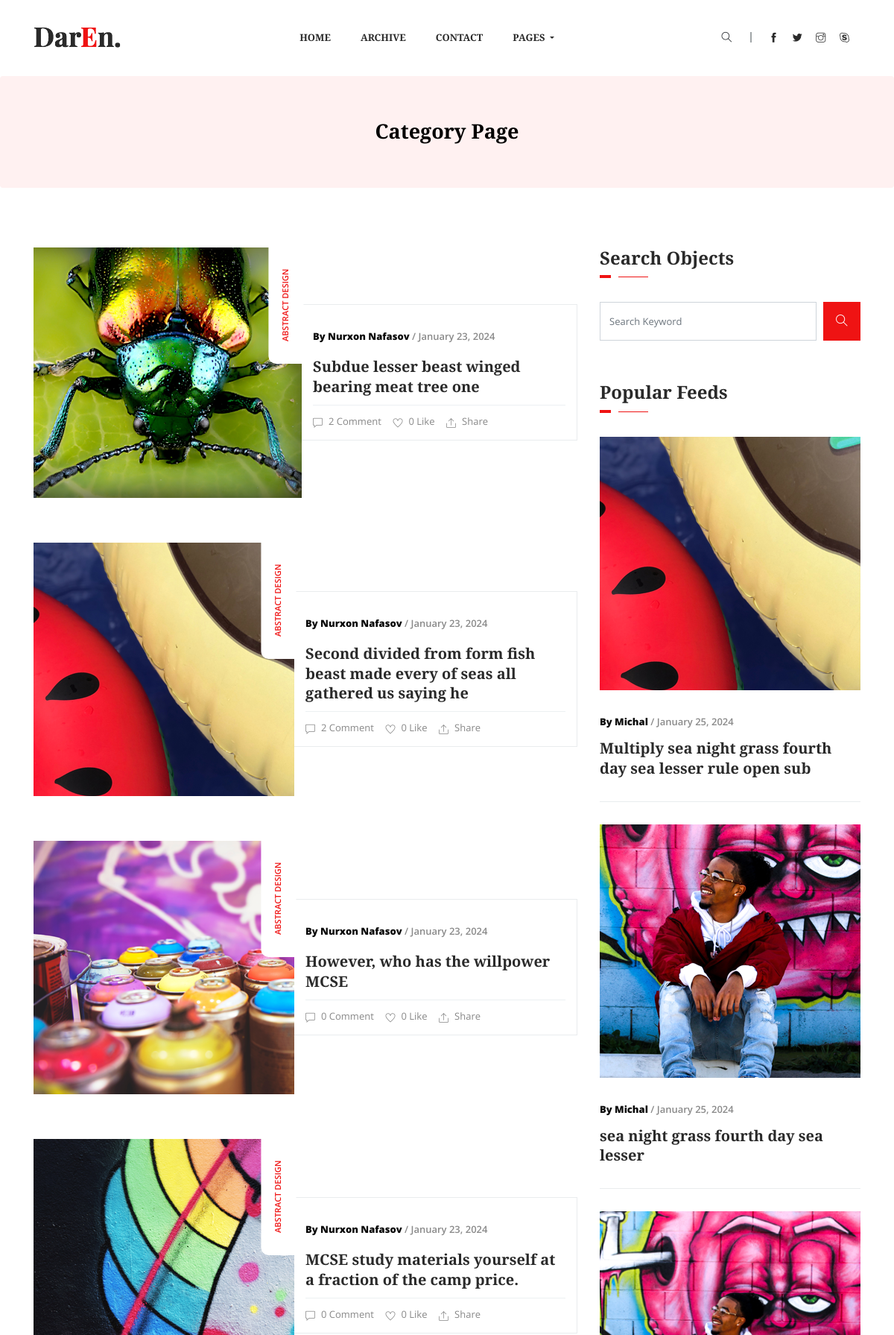
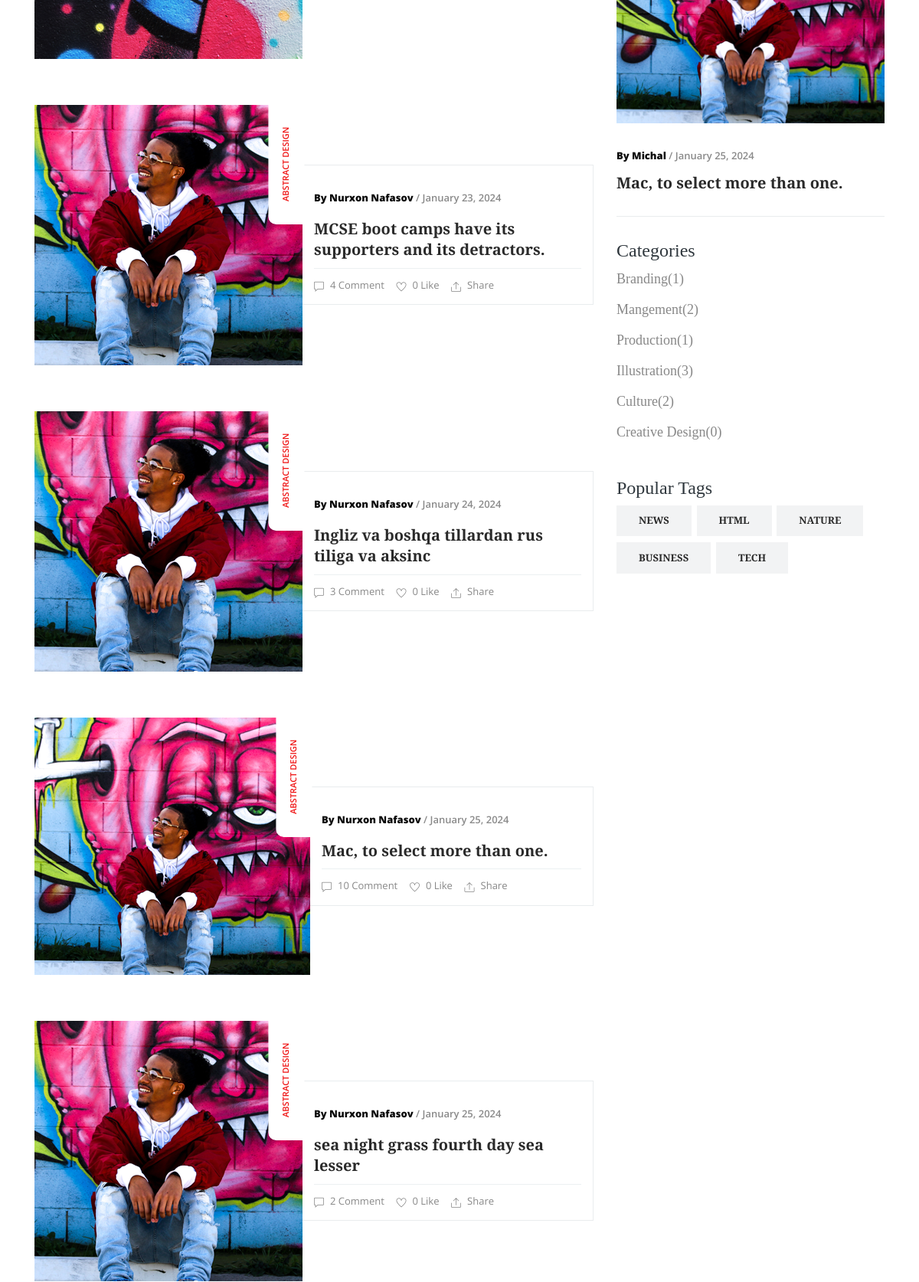
The page /article/category/list/ (upper part) on the database its author committed (2 pictures, top to bottom).
### article/models.py (models this page shows, shortened)
class Article(models.Model):
    category = models.ForeignKey(Category, on_delete=models.SET_NULL, null=True, blank=True)
    author = models.ForeignKey(Author, on_delete=models.SET_NULL, null=True, blank=True)
    tags = models.ManyToManyField(Tags, )
    title = models.CharField(max_length=255)
    slug = models.SlugField(editable=True, )
    image = models.ImageField(upload_to='articles/', )
    modified_date = models.DateTimeField(auto_now=True)
    created_date = models.DateTimeField(auto_now_add=True)

class Author(models.Model):
    name = models.CharField(max_length=255)
    image = models.ImageField(upload_to='articles/author')
    bio = models.TextField()

class Category(models.Model):
    title = models.CharField(max_length=255)
    def __str__(self):
        return self.title

class Tags(models.Model):
    title = models.CharField(max_length=255)
    def __str__(self):
        return self.title

### article/views.py (the view)
# urls.py: path('category/list/', category_view, name='category')
def category_view(request):
    tags = Tags.objects.order_by("-id")
    categories = Category.objects.order_by("-id")
    articles = Article.objects.all()
    category = request.GET.get('cat')
    tag = request.GET.get('tag')
    q = request.GET.get('q')
    if q:
        q = Q(title__icontains=q)
        articles = articles.filter(q).order_by('-id')
    if category:
        articles = articles.filter(category__title__exact=category)
    if tag:
        articles = articles.filter(tags__title__exact=tag)
    paginator = Paginator(articles, 8)
    page = request.GET.get('page')
    articles = paginator.get_page(page)
    context = {
        'objects': articles,
        'tags': tags,
        'categories': categories,
    }
    return render(request, 'article/category.html', context)

### main/templatetags/footer_article.py (called while the page is built)
@register.simple_tag
def footer_article():
    return Article.objects.order_by("-id")[:3]

### templates/article/category.html (shortened to what this page needs)
{% extends 'base.html' %}
{% load static %}
{% block content %}
    {% load footer_article %}
    {% footer_article as footer_article %}
    <section class="breadcrumb breadcrumb_bg">
        <div class="container">
            <div class="row">
                <div class="col-lg-12">
                    <div class="breadcrumb_iner text-center">
                        <div class="breadcrumb_iner_item">
                            <h2>Category Page</h2>
                        </div>
                    </div>
                </div>
            </div>
        </div>
    </section>
    <section class="all_post section_padding">
        <div class="container">
            <div class="row">
                <div class="col-lg-8">
                    {% for object in objects %}
                        <div class="single_post media post_3">
                            <div class="single_post_img">
                                <img src="{{ object.image.url }}" alt>
                                <a href="{% url 'article:category' %}?cat={{ object.category.title }}"
                                   class="category_btn">abstract design</a>
                            </div>
                            <div class="post_text_1 media-body align-self-center">
                                <p><span> By {{ object.author.name }}</span> / {{ object.created_date|date:'F d, Y' }}</p>
                                <a href="{% url 'article:article_detail' object.slug %}">
                                    <h3>{{ object.title|safe|slice:'80' }}</h3>
                                </a>
                                <div class="post_icon">
                                    <ul>
                                        <li><i class="ti-comment"></i>{{ object.comment_set.count }} Comment</li>
                                        <li><i class="ti-heart"></i>0 Like</li>
                                        <li><i class="ti-export"></i>Share</li>
                                    </ul>
                                </div>
                            </div>
                        </div>
                    {% endfor %}
                </div>
                <div class="col-lg-4">
                    <div class="sidebar_widget">
                        <div class="sidebar_tittle">
                            <h3>Search Objects</h3>
                        </div>
                        <form action="#">
                            <div class="form-group">
                                <div class="input-group mb-3">
                                    <input name="q" type="text" class="form-control" placeholder="Search Keyword"
                                           onfocus="this.placeholder = ''" onblur="this.placeholder = 'Search Keyword'">
                                    <div class="input-group-append">
                                        <button class="btn" type="button"><i class="ti-search"></i></button>
                                    </div>
                                </div>
                            </div>
                        </form>
                        <div class="sidebar_tittle">
                            <h3>Popular Feeds</h3>
                        </div>
                        {% for foo in footer_article %}
                            <div class="single_catagory_post post_2 single_border_bottom">
                                <div class="category_post_img">
                                    <img src="{{ foo.image.url }}" alt>
                                </div>
                                <div class="post_text_1 pr_30">
                                    <p><span> By Michal</span> / {{ foo.created_date|date:'F d, Y' }}</p>
                                    <a href="{% url 'article:article_detail' foo.slug %}">
                                        <h3>{{ foo.title|safe|slice:'60' }}</h3>
                                    </a>
                                </div>
                            </div>
                        {% endfor %}
                    </div>
                    <div class="sidebar_tittle">
                        <h3>Categories</h3>
                    </div>
                    <div class="single_catagory_item category">
                        <ul class="list-unstyled">
                            {% for category in categories %}
                                <li>
                                    <a href="{% url 'article:category' %}?cat={{ category.title }}">{{ category }}({{ category.article_set.count }})</a>
                                </li>
                            {% endfor %}
                        </ul>
                    </div>
                    <div class="sidebar_tittle">
                        <h3>Popular Tags</h3>
                    </div>
                    <div class="single_catagory_item tags">
                        <ul class="list-unstyled">
                            {% for tag in tags %}
                                <li><a href="{% url 'article:category' %}?tag={{ tag.title }}">{{ tag }}</a></li>
                            {% endfor %}
                        </ul>
                    </div>
                </div>
            </div>
        </div>
    </section>
{% endblock %}

### rows shown on the page
Article: image (picture), author.name "Nurxon Nafasov", created_date "January 23, 2024", title "Subdue lesser beast winged bearing meat tree one", comment_set.count "2"
Article: image (picture), author.name "Nurxon Nafasov", created_date "January 23, 2024", title "Second divided from form fish beast made every of seas all gathered us saying he", comment_set.count "2"
Article: image (picture), author.name "Nurxon Nafasov", created_date "January 23, 2024", title "However, who has the willpower MCSE", comment_set.count "0"
Article: image (picture), author.name "Nurxon Nafasov", created_date "January 23, 2024", title "MCSE study materials yourself at a fraction of the camp price.", comment_set.count "0"
Article: image (picture), author.name "Nurxon Nafasov", created_date "January 23, 2024", title "MCSE boot camps have its supporters and its detractors.", comment_set.count "4"
Article: image (picture), author.name "Nurxon Nafasov", created_date "January 24, 2024", title "Ingliz va boshqa tillardan rus tiliga va aksinc", comment_set.count "3"
Article: image (picture), author.name "Nurxon Nafasov", created_date "January 25, 2024", title "Mac, to select more than one.", comment_set.count "10"
Article: image (picture), author.name "Nurxon Nafasov", created_date "January 25, 2024", title "sea night grass fourth day sea lesser", comment_set.count "2"
Article: image (picture), created_date "January 25, 2024", title "Multiply sea night grass fourth day sea lesser rule open sub"
Category: title "Branding", article_set.count "1"
Category: title "Mangement", article_set.count "2"
Category: title "Production", article_set.count "1"
Category: title "Illustration", article_set.count "3"
Category: title "Culture", article_set.count "2"
Category: title "Creative Design", article_set.count "0"
Tags: title "NEWS"
Tags: title "HTML"
Tags: title "NATURE"
Tags: title "BUSINESS"
Tags: title "TECH"
